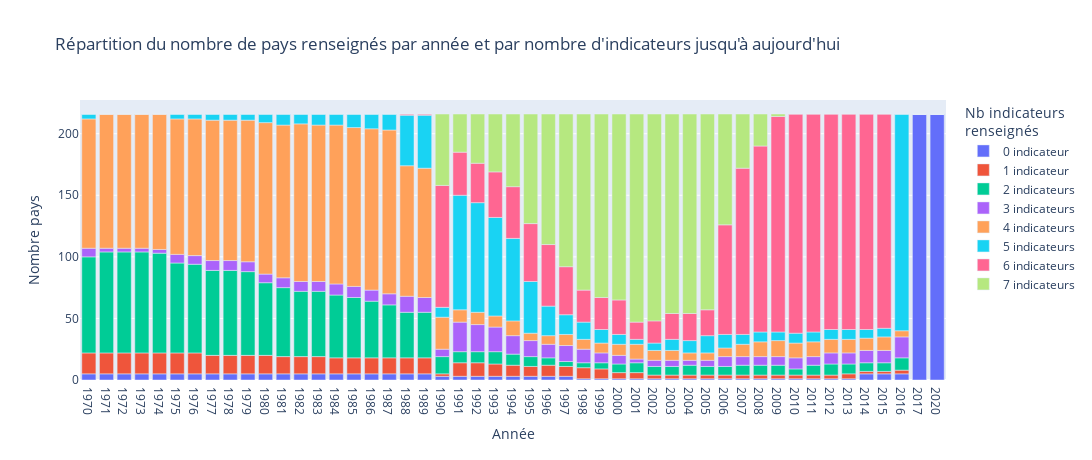

The notebook cell this image was saved under:
### Markdown cell above
Ici, pour l'année 1970, on compte 5 indicateurs différents renseignés au moins une fois.

Affichons la répartition du nombre d'indicateurs renseignés par nombre de pays en fonction des années:

### Code cell
nb_indicators_years = []
nb_indicators_nb = []
df_rep_indicators_per_nb = pd.DataFrame()

dict_rep_indicators_per_nb = {
    "year": [],
    "Nombre indicateurs renseignés": [],
    "Nombre pays": []
}
col_names = []
for i in range(0,8):
    col_names.append(f"""{i} indicateur{"s" if i>1 else ""}""")

for year in cols[4:-2]:
    if int(year)>this_year:
        continue
    df_tmp = pd.concat([data.loc[~data[year].isna(),:].assign(nb=1), data.loc[data[year].isna(),:].assign(nb=0)])
    df_tmp = df_tmp.groupby(by="Country Code").agg({"nb": "sum"}).reset_index()
    for i in range(0,8):
        dict_rep_indicators_per_nb["year"].append(year)
        dict_rep_indicators_per_nb["Nombre indicateurs renseignés"].append(col_names[i])
        dict_rep_indicators_per_nb["Nombre pays"].append(df_tmp.loc[df_tmp["nb"]==i].shape[0])
    
df_rep_indicators_per_nb = pd.DataFrame(dict_rep_indicators_per_nb)

fig = px.bar(df_rep_indicators_per_nb, x="year", y="Nombre pays", 
    title="Répartition du nombre de pays renseignés par année et par nombre d'indicateurs jusqu'à aujourd'hui",
    color = "Nombre indicateurs renseignés",
    labels={"year": "Année", "Nombre indicateurs renseignés": "Nb indicateurs<br>renseignés"},
    height=460, width=1100
)
fig.show()

### Figure 1 — Plotly figure (JSON) as saved in the notebook; plotly's stock layout.template omitted (floating-point values rounded to 4 significant figures)
{"data": [{"alignmentgroup": "True", "hovertemplate": "Nb indicateurs<br>renseignés=0 indicateur<br>Année=%{x}<br>Nombre pays=%{y}<extra></extra>", "legendgroup": "0 indicateur", "marker": {"color": "#636efa", "pattern": {"shape": ""}}, "name": "0 indicateur", "offsetgroup": "0 indicateur", "orientation": "v", "showlegend": true, "textposition": "auto", "type": "bar", "x": ["1970", "1971", "1972", "1973", "1974", "1975", "1976", "1977", "1978", "1979", "1980", "1981", "1982", "1983", "1984", "1985", "1986", "1987", "1988", "1989", "1990", "1991", "1992", "1993", "1994", "1995", "1996", "1997", "1998", "1999", "2000", "2001", "2002", "2003", "2004", "2005", "2006", "2007", "2008", "2009", "2010", "2011", "2012", "2013", "2014", "2015", "2016", "2017", "2020"], "xaxis": "x", "y": [5, 5, 5, 5, 5, 5, 5, 5, 5, 5, 5, 5, 5, 5, 5, 5, 5, 5, 5, 5, 3, 3, 3, 3, 3, 3, 3, 3, 1, 1, 1, 1, 1, 1, 1, 1, 1, 1, 1, 1, 1, 1, 1, 1, 5, 5, 5, 216, 216], "yaxis": "y"}, {"alignmentgroup": "True", "hovertemplate": "Nb indicateurs<br>renseignés=1 indicateur<br>Année=%{x}<br>Nombre pays=%{y}<extra></extra>", "legendgroup": "1 indicateur", "marker": {"color": "#EF553B", "pattern": {"shape": ""}}, "name": "1 indicateur", "offsetgroup": "1 indicateur", "orientation": "v", "showlegend": true, "textposition": "auto", "type": "bar", "x": ["1970", "1971", "1972", "1973", "1974", "1975", "1976", "1977", "1978", "1979", "1980", "1981", "1982", "1983", "1984", "1985", "1986", "1987", "1988", "1989", "1990", "1991", "1992", "1993", "1994", "1995", "1996", "1997", "1998", "1999", "2000", "2001", "2002", "2003", "2004", "2005", "2006", "2007", "2008", "2009", "2010", "2011", "2012", "2013", "2014", "2015", "2016", "2017", "2020"], "xaxis": "x", "y": [17, 17, 17, 17, 17, 17, 17, 15, 15, 15, 15, 14, 14, 14, 13, 13, 13, 13, 13, 13, 2, 11, 11, 10, 9, 8, 9, 8, 9, 8, 5, 5, 3, 3, 3, 3, 3, 3, 3, 3, 3, 3, 3, 4, 2, 2, 3, 0, 0], "yaxis": "y"}, {"alignmentgroup": "True", "hovertemplate": "Nb indicateurs<br>renseignés=2 indicateurs<br>Année=%{x}<br>Nombre pays=%{y}<extra></extra>", "legendgroup": "2 indicateurs", "marker": {"color": "#00cc96", "pattern": {"shape": ""}}, "name": "2 indicateurs", "offsetgroup": "2 indicateurs", "orientation": "v", "showlegend": true, "textposition": "auto", "type": "bar", "x": ["1970", "1971", "1972", "1973", "1974", "1975", "1976", "1977", "1978", "1979", "1980", "1981", "1982", "1983", "1984", "1985", "1986", "1987", "1988", "1989", "1990", "1991", "1992", "1993", "1994", "1995", "1996", "1997", "1998", "1999", "2000", "2001", "2002", "2003", "2004", "2005", "2006", "2007", "2008", "2009", "2010", "2011", "2012", "2013", "2014", "2015", "2016", "2017", "2020"], "xaxis": "x", "y": [78, 82, 82, 82, 81, 73, 72, 69, 69, 68, 59, 56, 53, 53, 51, 49, 46, 43, 37, 37, 14, 9, 9, 10, 9, 8, 6, 4, 4, 5, 7, 8, 7, 7, 8, 7, 7, 8, 8, 8, 5, 8, 9, 8, 7, 7, 10, 0, 0], "yaxis": "y"}, {"alignmentgroup": "True", "hovertemplate": "Nb indicateurs<br>renseignés=3 indicateurs<br>Année=%{x}<br>Nombre pays=%{y}<extra></extra>", "legendgroup": "3 indicateurs", "marker": {"color": "#ab63fa", "pattern": {"shape": ""}}, "name": "3 indicateurs", "offsetgroup": "3 indicateurs", "orientation": "v", "showlegend": true, "textposition": "auto", "type": "bar", "x": ["1970", "1971", "1972", "1973", "1974", "1975", "1976", "1977", "1978", "1979", "1980", "1981", "1982", "1983", "1984", "1985", "1986", "1987", "1988", "1989", "1990", "1991", "1992", "1993", "1994", "1995", "1996", "1997", "1998", "1999", "2000", "2001", "2002", "2003", "2004", "2005", "2006", "2007", "2008", "2009", "2010", "2011", "2012", "2013", "2014", "2015", "2016", "2017", "2020"], "xaxis": "x", "y": [7, 3, 3, 3, 3, 7, 7, 8, 8, 8, 7, 8, 8, 8, 9, 9, 9, 9, 13, 12, 6, 24, 22, 20, 15, 13, 11, 13, 11, 8, 7, 3, 5, 5, 4, 5, 8, 7, 7, 7, 9, 7, 9, 9, 10, 10, 17, 0, 0], "yaxis": "y"}, {"alignmentgroup": "True", "hovertemplate": "Nb indicateurs<br>renseignés=4 indicateurs<br>Année=%{x}<br>Nombre pays=%{y}<extra></extra>", "legendgroup": "4 indicateurs", "marker": {"color": "#FFA15A", "pattern": {"shape": ""}}, "name": "4 indicateurs", "offsetgroup": "4 indicateurs", "orientation": "v", "showlegend": true, "textposition": "auto", "type": "bar", "x": ["1970", "1971", "1972", "1973", "1974", "1975", "1976", "1977", "1978", "1979", "1980", "1981", "1982", "1983", "1984", "1985", "1986", "1987", "1988", "1989", "1990", "1991", "1992", "1993", "1994", "1995", "1996", "1997", "1998", "1999", "2000", "2001", "2002", "2003", "2004", "2005", "2006", "2007", "2008", "2009", "2010", "2011", "2012", "2013", "2014", "2015", "2016", "2017", "2020"], "xaxis": "x", "y": [105, 109, 109, 109, 110, 110, 111, 114, 114, 115, 123, 124, 128, 127, 129, 129, 131, 133, 106, 105, 26, 10, 10, 9, 12, 6, 7, 9, 8, 8, 9, 12, 8, 8, 6, 6, 7, 10, 12, 13, 12, 12, 11, 11, 10, 11, 5, 0, 0], "yaxis": "y"}, {"alignmentgroup": "True", "hovertemplate": "Nb indicateurs<br>renseignés=5 indicateurs<br>Année=%{x}<br>Nombre pays=%{y}<extra></extra>", "legendgroup": "5 indicateurs", "marker": {"color": "#19d3f3", "pattern": {"shape": ""}}, "name": "5 indicateurs", "offsetgroup": "5 indicateurs", "orientation": "v", "showlegend": true, "textposition": "auto", "type": "bar", "x": ["1970", "1971", "1972", "1973", "1974", "1975", "1976", "1977", "1978", "1979", "1980", "1981", "1982", "1983", "1984", "1985", "1986", "1987", "1988", "1989", "1990", "1991", "1992", "1993", "1994", "1995", "1996", "1997", "1998", "1999", "2000", "2001", "2002", "2003", "2004", "2005", "2006", "2007", "2008", "2009", "2010", "2011", "2012", "2013", "2014", "2015", "2016", "2017", "2020"], "xaxis": "x", "y": [4, 0, 0, 0, 0, 4, 4, 5, 5, 5, 7, 9, 8, 9, 9, 11, 12, 13, 41, 43, 8, 93, 89, 80, 67, 42, 24, 16, 14, 11, 8, 4, 6, 9, 10, 14, 11, 8, 8, 7, 8, 8, 8, 8, 7, 7, 176, 0, 0], "yaxis": "y"}, {"alignmentgroup": "True", "hovertemplate": "Nb indicateurs<br>renseignés=6 indicateurs<br>Année=%{x}<br>Nombre pays=%{y}<extra></extra>", "legendgroup": "6 indicateurs", "marker": {"color": "#FF6692", "pattern": {"shape": ""}}, "name": "6 indicateurs", "offsetgroup": "6 indicateurs", "orientation": "v", "showlegend": true, "textposition": "auto", "type": "bar", "x": ["1970", "1971", "1972", "1973", "1974", "1975", "1976", "1977", "1978", "1979", "1980", "1981", "1982", "1983", "1984", "1985", "1986", "1987", "1988", "1989", "1990", "1991", "1992", "1993", "1994", "1995", "1996", "1997", "1998", "1999", "2000", "2001", "2002", "2003", "2004", "2005", "2006", "2007", "2008", "2009", "2010", "2011", "2012", "2013", "2014", "2015", "2016", "2017", "2020"], "xaxis": "x", "y": [0, 0, 0, 0, 0, 0, 0, 0, 0, 0, 0, 0, 0, 0, 0, 0, 0, 0, 1, 1, 99, 35, 32, 37, 42, 47, 50, 39, 26, 26, 28, 14, 18, 21, 22, 21, 89, 135, 151, 175, 178, 177, 175, 175, 175, 174, 0, 0, 0], "yaxis": "y"}, {"alignmentgroup": "True", "hovertemplate": "Nb indicateurs<br>renseignés=7 indicateurs<br>Année=%{x}<br>Nombre pays=%{y}<extra></extra>", "legendgroup": "7 indicateurs", "marker": {"color": "#B6E880", "pattern": {"shape": ""}}, "name": "7 indicateurs", "offsetgroup": "7 indicateurs", "orientation": "v", "showlegend": true, "textposition": "auto", "type": "bar", "x": ["1970", "1971", "1972", "1973", "1974", "1975", "1976", "1977", "1978", "1979", "1980", "1981", "1982", "1983", "1984", "1985", "1986", "1987", "1988", "1989", "1990", "1991", "1992", "1993", "1994", "1995", "1996", "1997", "1998", "1999", "2000", "2001", "2002", "2003", "2004", "2005", "2006", "2007", "2008", "2009", "2010", "2011", "2012", "2013", "2014", "2015", "2016", "2017", "2020"], "xaxis": "x", "y": [0, 0, 0, 0, 0, 0, 0, 0, 0, 0, 0, 0, 0, 0, 0, 0, 0, 0, 0, 0, 58, 31, 40, 47, 59, 89, 106, 124, 143, 149, 151, 169, 168, 162, 162, 159, 90, 44, 26, 2, 0, 0, 0, 0, 0, 0, 0, 0, 0], "yaxis": "y"}], "layout": {"barmode": "relative", "height": 460, "legend": {"title": {"text": "Nb indicateurs<br>renseignés"}, "tracegroupgap": 0}, "title": {"text": "Répartition du nombre de pays renseignés par année et par nombre d'indicateurs jusqu'à aujourd'hui"}, "width": 1100, "xaxis": {"anchor": "y", "domain": [0, 1], "title": {"text": "Année"}}, "yaxis": {"anchor": "x", "domain": [0, 1], "title": {"text": "Nombre pays"}}}}
